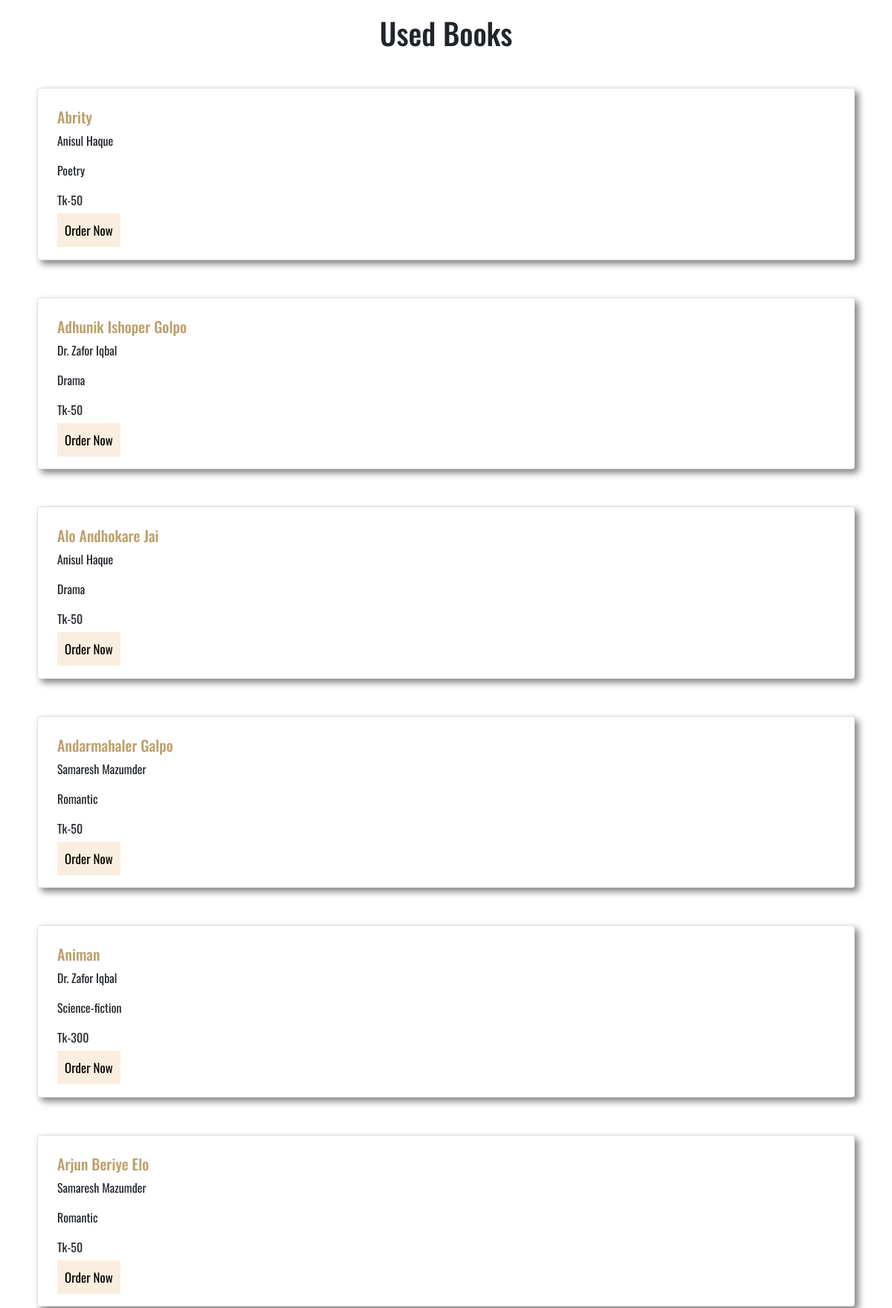
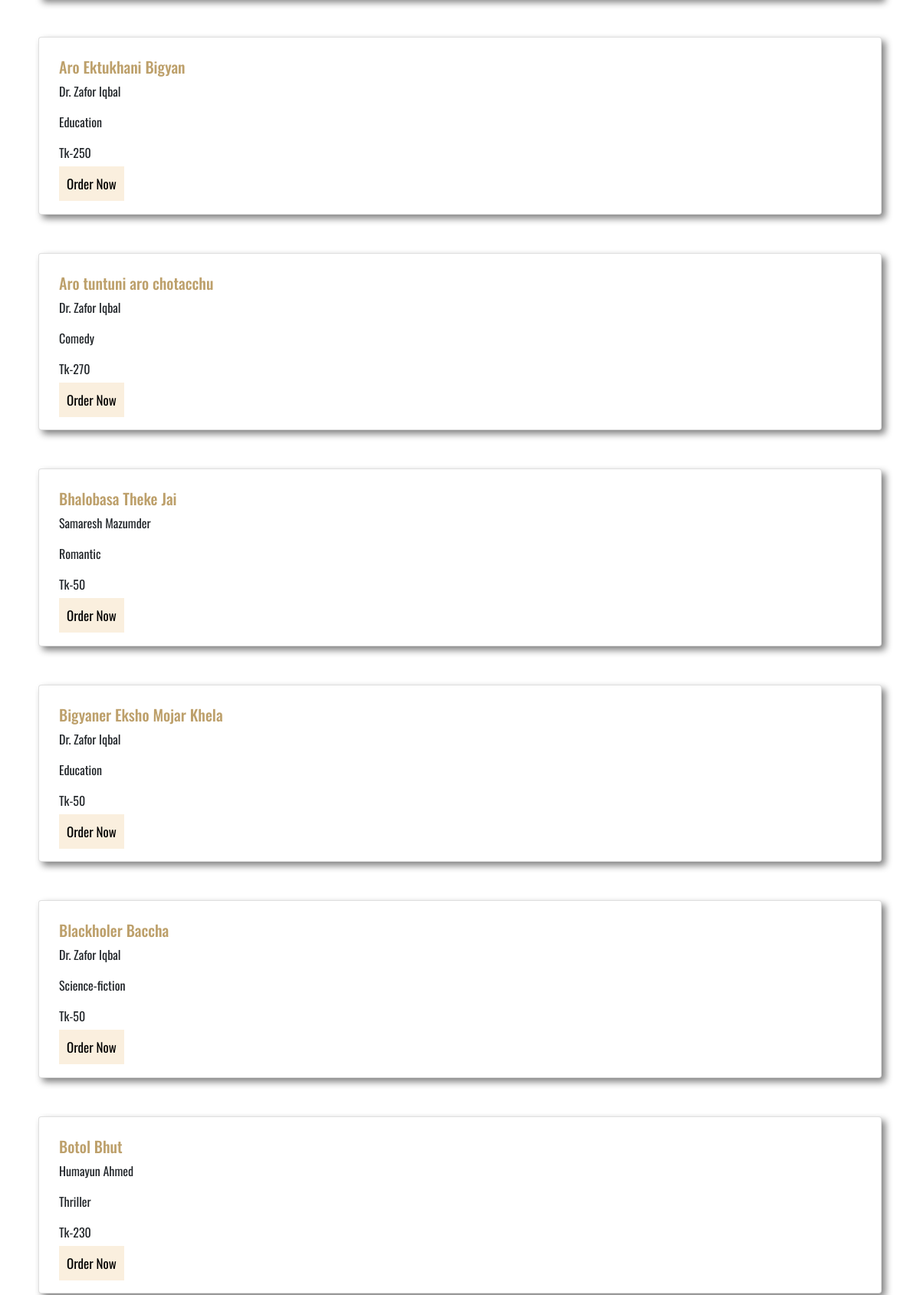
The page /files/used.php (upper part) on the database its author committed (2 pictures, top to bottom).
### tables this page shows
CREATE TABLE `book` (
  `ISBN` int(30) NOT NULL,
  `title` varchar(100) DEFAULT NULL,
  `author_name` varchar(50) DEFAULT NULL,
  `publication_id` int(10) DEFAULT NULL,
  `price` int(10) DEFAULT NULL,
  `genre` varchar(30) DEFAULT NULL,
  `pdf` varchar(10) DEFAULT NULL,
  `rating` decimal(3,1) DEFAULT NULL,
  `used` varchar(20) DEFAULT NULL,
  `offer` varchar(20) DEFAULT NULL,
  `year` date DEFAULT NULL
);

### files/used.php (the view, shortened to what this page needs)
<!DOCTYPE html>
<html lang="en">
<head>
    <link href="https://cdn.jsdelivr.net/npm/bootstrap@5.0.2/dist/css/bootstrap.min.css" rel="stylesheet">
    <link rel="stylesheet" href="../css/books.css">
</head>
<body>
<?php
$db = mysqli_connect("localhost", "root", "", "readersden");
$sql = "SELECT ISBN, title, author_name, genre, price FROM book WHERE used='yes' ORDER BY title ASC";
$result = mysqli_query($db, $sql);
?>
    <h1 class="text-center"> Used Books</h1>
    <?php
          if (mysqli_num_rows($result)>0) {
          while ($row= mysqli_fetch_assoc($result)) {
    ?>
    <div class="card books">
        <div class="card-body">
          <h5 class="card-title" style=" color: rgb(189, 160, 107);"> <?php echo $row['title']; ?> </h5>
          <p class="card-text"> <?php echo $row['author_name']; ?> </p>
          <p class="card-text"> <?php echo $row['genre']; ?> </p>
          <p class="card-text"> <?php echo "Tk-".$row['price']-50; ?> </p>
          <a href= <?php echo "order.php?ISBN=" .$row['ISBN']?> class="button">Order Now</a>
        </div>
      </div>
      <?php
  }
} else {
  echo "0 results";
}
?>
</body>
</html>

### css/books.css (style rules this page uses)
body { font-family: 'Oswald', sans-serif; }
.books { margin: 50px; padding: 10px; box-shadow: gray 5px 5px 10px; }
h1 { padding-top: 20px; }
h5 { color: rgb(189, 160, 107); }
.button { margin: 10px 0; padding: 10px; border: none; outline: none; cursor: pointer; font-size: 17px; width: 80%; background-color: #f8e9d2b9; text-decoration: none; color: black; }

### rows shown on the page
book: title "Abrity", author_name "Anisul Haque", genre "Poetry", $row['price']-50 "50"
book: title "Adhunik Ishoper Golpo", author_name "Dr. Zafor Iqbal", genre "Drama", $row['price']-50 "50"
book: title "Alo Andhokare Jai", author_name "Anisul Haque", genre "Drama", $row['price']-50 "50"
book: title "Andarmahaler Galpo", author_name "Samaresh Mazumder", genre "Romantic", $row['price']-50 "50"
book: title "Animan", author_name "Dr. Zafor Iqbal", genre "Science-fiction", $row['price']-50 "300"
book: title "Arjun Beriye Elo", author_name "Samaresh Mazumder", genre "Romantic", $row['price']-50 "50"
book: title "Aro Ektukhani Bigyan", author_name "Dr. Zafor Iqbal", genre "Education", $row['price']-50 "250"
book: title "Aro tuntuni aro chotacchu", author_name "Dr. Zafor Iqbal", genre "Comedy", $row['price']-50 "270"
book: title "Bhalobasa Theke Jai", author_name "Samaresh Mazumder", genre "Romantic", $row['price']-50 "50"
book: title "Bigyaner Eksho Mojar Khela", author_name "Dr. Zafor Iqbal", genre "Education", $row['price']-50 "50"
book: title "Blackholer Baccha", author_name "Dr. Zafor Iqbal", genre "Science-fiction", $row['price']-50 "50"
book: title "Botol Bhut", author_name "Humayun Ahmed", genre "Thriller", $row['price']-50 "230"
